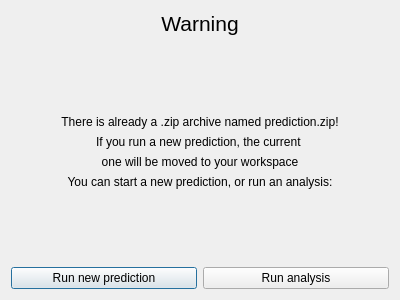
<?xml version="1.0" encoding="UTF-8"?>
<ui version="4.0">
 <class>Dialog</class>
 <widget class="QDialog" name="Dialog">
  <property name="geometry">
   <rect>
    <x>0</x>
    <y>0</y>
    <width>400</width>
    <height>300</height>
   </rect>
  </property>
  <property name="windowTitle">
   <string>Dialog</string>
  </property>
  <layout class="QVBoxLayout" name="verticalLayout_2">
   <item>
    <widget class="QLabel" name="label">
     <property name="font">
      <font>
       <pointsize>16</pointsize>
      </font>
     </property>
     <property name="text">
      <string>Warning</string>
     </property>
     <property name="alignment">
      <set>Qt::AlignCenter</set>
     </property>
    </widget>
   </item>
   <item>
    <spacer name="verticalSpacer_2">
     <property name="orientation">
      <enum>Qt::Vertical</enum>
     </property>
     <property name="sizeHint" stdset="0">
      <size>
       <width>20</width>
       <height>62</height>
      </size>
     </property>
    </spacer>
   </item>
   <item>
    <layout class="QVBoxLayout" name="verticalLayout">
     <item>
      <widget class="QLabel" name="label_2">
       <property name="text">
        <string>There is already a .zip archive named prediction.zip!</string>
       </property>
       <property name="alignment">
        <set>Qt::AlignCenter</set>
       </property>
      </widget>
     </item>
     <item>
      <widget class="QLabel" name="label_4">
       <property name="text">
        <string>If you run a new prediction, the current </string>
       </property>
       <property name="alignment">
        <set>Qt::AlignCenter</set>
       </property>
      </widget>
     </item>
     <item>
      <widget class="QLabel" name="label_5">
       <property name="text">
        <string>one will be moved to your workspace</string>
       </property>
       <property name="alignment">
        <set>Qt::AlignCenter</set>
       </property>
      </widget>
     </item>
     <item>
      <widget class="QLabel" name="label_3">
       <property name="text">
        <string>You can start a new prediction, or run an analysis:</string>
       </property>
       <property name="alignment">
        <set>Qt::AlignCenter</set>
       </property>
      </widget>
     </item>
    </layout>
   </item>
   <item>
    <spacer name="verticalSpacer">
     <property name="orientation">
      <enum>Qt::Vertical</enum>
     </property>
     <property name="sizeHint" stdset="0">
      <size>
       <width>20</width>
       <height>36</height>
      </size>
     </property>
    </spacer>
   </item>
   <item>
    <layout class="QHBoxLayout" name="horizontalLayout">
     <item>
      <widget class="QPushButton" name="btnRunNewPrediction">
       <property name="text">
        <string>Run new prediction</string>
       </property>
      </widget>
     </item>
     <item>
      <widget class="QPushButton" name="btnRunAnalysis">
       <property name="text">
        <string>Run analysis</string>
       </property>
      </widget>
     </item>
    </layout>
   </item>
  </layout>
 </widget>
 <resources/>
 <connections/>
</ui>
